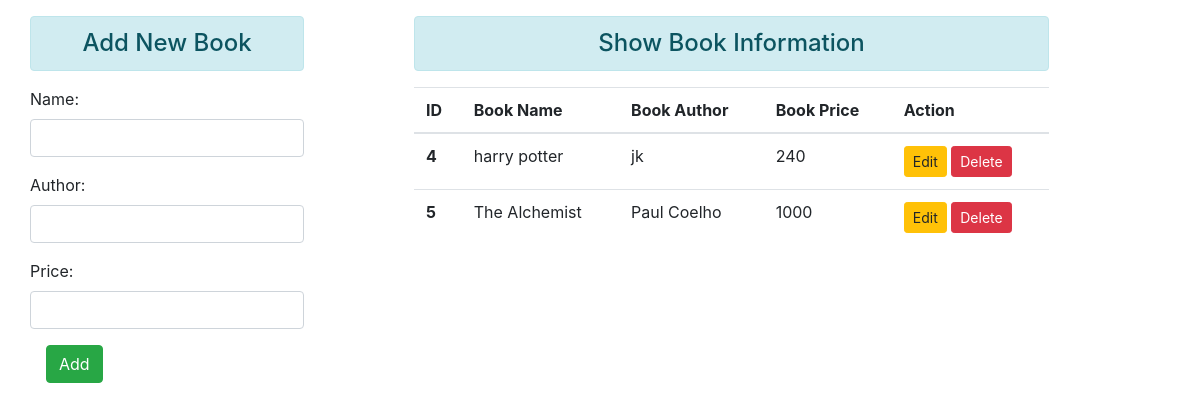
Before: / with the older database file.
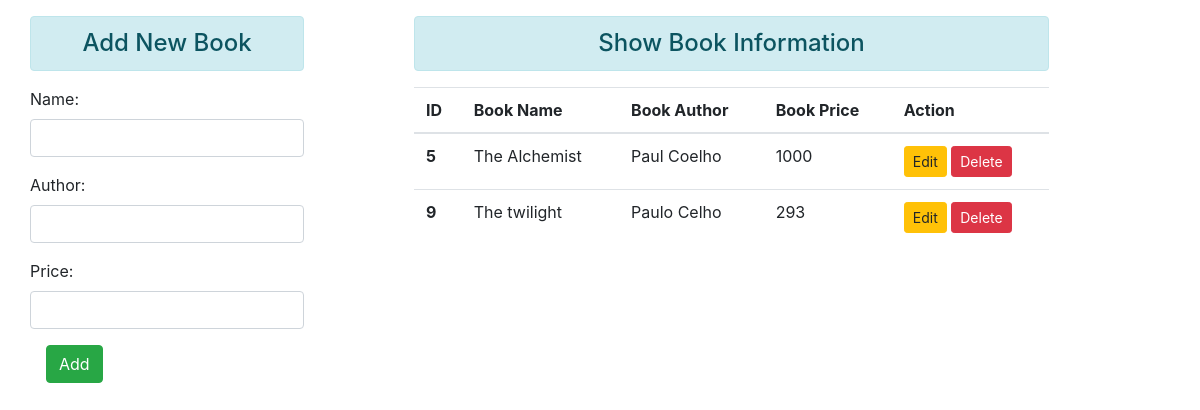
After: the same page with the newer database file.
### books/models.py (models this page shows, shortened)
class Book(models.Model):
    name = models.CharField(max_length=100)
    author = models.CharField(max_length=100)
    price = models.IntegerField(null=True)

### books/views.py (the view, shortened to what this page needs)
# urls.py: path('', views.AddShowView.as_view(),name="dashboard"),
class AddShowView(TemplateView):
    template_name = "bookstore/dashboard.html"
    def get_context_data(self, **kwargs):
        context = super().get_context_data(**kwargs)
        bookform = BookForm()
        books = Book.objects.all()
        context={'books':books,'form':bookform}
        return context

### books/forms.py
class BookForm(forms.ModelForm):
    class Meta:
        model = Book
        fields = [
            "name",
            "author",
            "price",
        ]
        widgets = {
            'name':forms.TextInput(attrs={'class':'form-control'}),
            'author': forms.TextInput(attrs={'class':'form-control'}),
            'price':forms.NumberInput(attrs={'class':'form-control'}),
        }

### templates/bookstore/dashboard.html (shortened to what this page needs)
<link
	rel="stylesheet"
	href="https://cdn.jsdelivr.net/npm/bootstrap@4.3.1/dist/css/bootstrap.min.css"
/>
<div class="container my-3">
	<div class="row">
		<div clas="col-sm-4 mx-3">
			<h4 class="text-center alert alert-info">Add New Book</h4>
			<form method="POST">
				{% csrf_token %} {{form.as_p}}
				<input type="submit" class="btn btn-success mx-3" value="Add" />
			</form>
		</div>
		<div class="col-sm-7 offset-1">
			<h4 class="text-center alert alert-info">Show Book Information</h4>
			{%if books%}
			<table class="table">
				<thead>
					<tr>
						<th scope="col">ID</th>
						<th scope="col">Book Name</th>
						<th scope="col">Book Author</th>
						<th scope="col">Book Price</th>
						<th scope="col">Action</th>
					</tr>
				</thead>
				<tbody>
					{%for book in books%}
					<tr>
						<th scope="row">{{book.id}}</th>
						<td>{{book.name}}</td>
						<td>{{book.author}}</td>
						<td>{{book.price}}</td>
						<td>
							<a href="{%url 'update' book.id%}" class="btn btn-warning btn-sm"
								>Edit</a
							>
							<form
								action="{%url 'delete' book.id%}"
								method="post"
								class="d-inline"
							>
								<input
									type="submit"
									class="btn btn-danger btn-sm"
									value="Delete"
								/>
							</form>
						</td>
					</tr>
					{%endfor%}
				</tbody>
			</table>
			{% else %}
			<h4 class="text-center alert alert-info">No Records found</h4>
			{%endif%}
		</div>
	</div>
</div>

Changed rows visible on the page:
removed Book: id "4", name "harry potter", author "jk", price "240"
added Book: id "9", name "The twilight", author "Paulo Celho", price "293"
